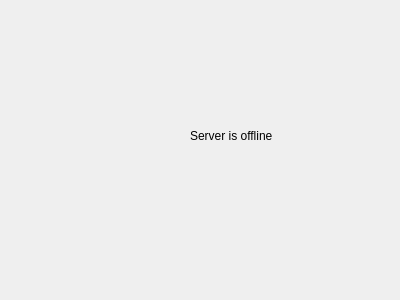
<?xml version="1.0" encoding="UTF-8"?>
<ui version="4.0">
 <class>Frame</class>
 <widget class="QFrame" name="Frame">
  <property name="geometry">
   <rect>
    <x>0</x>
    <y>0</y>
    <width>400</width>
    <height>300</height>
   </rect>
  </property>
  <property name="windowTitle">
   <string>Frame</string>
  </property>
  <widget class="QLabel" name="label">
   <property name="geometry">
    <rect>
     <x>190</x>
     <y>120</y>
     <width>141</width>
     <height>31</height>
    </rect>
   </property>
   <property name="text">
    <string>Server is offline</string>
   </property>
  </widget>
 </widget>
 <resources/>
 <connections/>
</ui>
